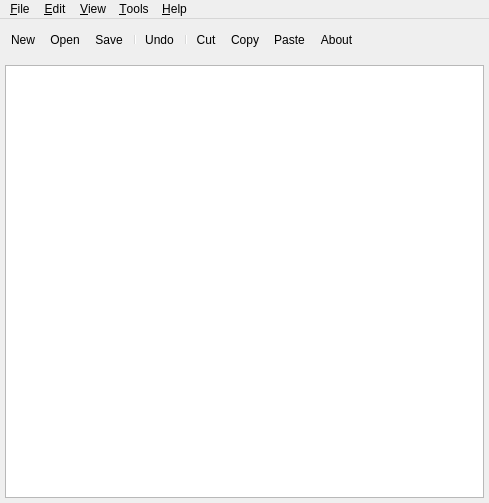
<?xml version="1.0" encoding="UTF-8"?>
<ui version="4.0">
 <author>Chris Ryan</author>
 <comment> * OpenRPT report writer and rendering engine
 * Copyright (C) 2001-2010 by OpenMFG, LLC
 *
 * This library is free software; you can redistribute it and/or
 * modify it under the terms of the GNU Lesser General Public
 * License as published by the Free Software Foundation; either
 * version 2.1 of the License, or (at your option) any later version.
 *
 * This library is distributed in the hope that it will be useful,
 * but WITHOUT ANY WARRANTY; without even the implied warranty of
 * MERCHANTABILITY or FITNESS FOR A PARTICULAR PURPOSE. See the GNU
 * Lesser General Public License for more details.
 *
 * You should have received a copy of the GNU Lesser General Public
 * License along with this library; if not, write to the Free Software
 * Foundation, Inc., 59 Temple Place, Suite 330, Boston, MA 02111-1307 USA
 * Please contact info@openmfg.com with any questions on this license.</comment>
 <class>MQLEdit</class>
 <widget class="QWidget" name="MQLEdit">
  <property name="geometry">
   <rect>
    <x>0</x>
    <y>0</y>
    <width>489</width>
    <height>503</height>
   </rect>
  </property>
  <property name="windowTitle">
   <string>MetaSQL Editor</string>
  </property>
  <layout class="QVBoxLayout" name="verticalLayout">
   <item>
    <widget class="QMenuBar" name="MenuBar">
     <widget class="QMenu" name="ToolsMenu">
      <property name="title">
       <string>&amp;Tools</string>
      </property>
      <addaction name="toolsParse_QueryAction"/>
      <addaction name="toolsExecute_QueryAction"/>
      <addaction name="separator"/>
      <addaction name="toolsTest_ModeAction"/>
      <addaction name="separator"/>
      <addaction name="searchForParametersAction"/>
     </widget>
     <widget class="QMenu" name="helpMenu">
      <property name="title">
       <string>&amp;Help</string>
      </property>
      <addaction name="helpContentsAction"/>
      <addaction name="helpIndexAction"/>
      <addaction name="separator"/>
      <addaction name="helpAboutAction"/>
     </widget>
     <widget class="QMenu" name="ViewMenu">
      <property name="title">
       <string>&amp;View</string>
      </property>
      <addaction name="viewParameter_ListAction"/>
      <addaction name="viewLog_OutputAction"/>
      <addaction name="viewResultsAction"/>
      <addaction name="viewExecuted_SQLAction"/>
     </widget>
     <widget class="QMenu" name="editMenu">
      <property name="title">
       <string>&amp;Edit</string>
      </property>
      <addaction name="editUndoAction"/>
      <addaction name="editRedoAction"/>
      <addaction name="separator"/>
      <addaction name="editCutAction"/>
      <addaction name="editCopyAction"/>
      <addaction name="editPasteAction"/>
      <addaction name="separator"/>
      <addaction name="editFindAction"/>
     </widget>
     <widget class="QMenu" name="fileMenu">
      <property name="title">
       <string>&amp;File</string>
      </property>
      <addaction name="fileNewAction"/>
      <addaction name="fileOpenAction"/>
      <addaction name="fileSaveAction"/>
      <addaction name="fileSaveAsAction"/>
      <addaction name="separator"/>
      <addaction name="fileDatabaseConnectAction"/>
      <addaction name="fileDatabaseDisconnectAction"/>
      <addaction name="fileDatabaseOpenAction"/>
      <addaction name="fileDatabaseSaveAsAction"/>
      <addaction name="separator"/>
      <addaction name="filePrintAction"/>
      <addaction name="separator"/>
      <addaction name="fileExitAction"/>
     </widget>
     <addaction name="fileMenu"/>
     <addaction name="editMenu"/>
     <addaction name="ViewMenu"/>
     <addaction name="ToolsMenu"/>
     <addaction name="helpMenu"/>
    </widget>
   </item>
   <item>
    <widget class="QToolBar" name="toolBar">
     <property name="orientation">
      <enum>Qt::Horizontal</enum>
     </property>
     <addaction name="fileNewAction"/>
     <addaction name="fileOpenAction"/>
     <addaction name="fileSaveAction"/>
     <addaction name="separator"/>
     <addaction name="editUndoAction"/>
     <addaction name="separator"/>
     <addaction name="editCutAction"/>
     <addaction name="editCopyAction"/>
     <addaction name="editPasteAction"/>
     <addaction name="helpAboutAction"/>
    </widget>
   </item>
   <item>
    <layout class="QVBoxLayout">
     <property name="margin">
      <number>5</number>
     </property>
     <item>
      <widget class="QTextEdit" name="_text">
       <property name="font">
        <font>
         <family>Courier</family>
         <pointsize>11</pointsize>
         <weight>50</weight>
         <italic>false</italic>
         <bold>false</bold>
         <underline>false</underline>
         <strikeout>false</strikeout>
        </font>
       </property>
      </widget>
     </item>
    </layout>
   </item>
  </layout>
  <action name="fileNewAction">
   <property name="icon">
    <iconset resource="../OpenRPT/images/OpenRPTMetaSQL.qrc">
     <normaloff>:/icons/filenew.xpm</normaloff>:/icons/filenew.xpm</iconset>
   </property>
   <property name="text">
    <string>&amp;New</string>
   </property>
   <property name="iconText">
    <string>New</string>
   </property>
   <property name="shortcut">
    <string>Ctrl+N</string>
   </property>
  </action>
  <action name="fileOpenAction">
   <property name="icon">
    <iconset resource="../OpenRPT/images/OpenRPTMetaSQL.qrc">
     <normaloff>:/icons/fileopen.xpm</normaloff>:/icons/fileopen.xpm</iconset>
   </property>
   <property name="text">
    <string>&amp;Open...</string>
   </property>
   <property name="iconText">
    <string>Open</string>
   </property>
   <property name="shortcut">
    <string>Ctrl+O</string>
   </property>
  </action>
  <action name="fileSaveAction">
   <property name="icon">
    <iconset resource="../OpenRPT/images/OpenRPTMetaSQL.qrc">
     <normaloff>:/icons/filesave.xpm</normaloff>:/icons/filesave.xpm</iconset>
   </property>
   <property name="text">
    <string>&amp;Save</string>
   </property>
   <property name="iconText">
    <string>Save</string>
   </property>
   <property name="shortcut">
    <string>Ctrl+S</string>
   </property>
  </action>
  <action name="fileSaveAsAction">
   <property name="text">
    <string>Save &amp;As... (File)</string>
   </property>
   <property name="iconText">
    <string>Save As</string>
   </property>
   <property name="shortcut">
    <string/>
   </property>
  </action>
  <action name="filePrintAction">
   <property name="icon">
    <iconset resource="../OpenRPT/images/OpenRPTMetaSQL.qrc">
     <normaloff>:/icons/fileprint.xpm</normaloff>:/icons/fileprint.xpm</iconset>
   </property>
   <property name="text">
    <string>&amp;Print...</string>
   </property>
   <property name="iconText">
    <string>Print</string>
   </property>
   <property name="shortcut">
    <string>Ctrl+P</string>
   </property>
  </action>
  <action name="fileExitAction">
   <property name="text">
    <string>E&amp;xit</string>
   </property>
   <property name="iconText">
    <string>Exit</string>
   </property>
   <property name="shortcut">
    <string/>
   </property>
  </action>
  <action name="editUndoAction">
   <property name="icon">
    <iconset resource="../OpenRPT/images/OpenRPTMetaSQL.qrc">
     <normaloff>:/icons/editundo.xpm</normaloff>:/icons/editundo.xpm</iconset>
   </property>
   <property name="text">
    <string>&amp;Undo</string>
   </property>
   <property name="iconText">
    <string>Undo</string>
   </property>
   <property name="shortcut">
    <string>Ctrl+Z</string>
   </property>
  </action>
  <action name="editRedoAction">
   <property name="text">
    <string>&amp;Redo</string>
   </property>
   <property name="iconText">
    <string>Redo</string>
   </property>
   <property name="shortcut">
    <string>Ctrl+Y</string>
   </property>
  </action>
  <action name="editCutAction">
   <property name="icon">
    <iconset resource="../OpenRPT/images/OpenRPTMetaSQL.qrc">
     <normaloff>:/icons/editcut.xpm</normaloff>:/icons/editcut.xpm</iconset>
   </property>
   <property name="text">
    <string>&amp;Cut</string>
   </property>
   <property name="iconText">
    <string>Cut</string>
   </property>
   <property name="shortcut">
    <string>Ctrl+X</string>
   </property>
  </action>
  <action name="editCopyAction">
   <property name="icon">
    <iconset resource="../OpenRPT/images/OpenRPTMetaSQL.qrc">
     <normaloff>:/icons/editcopy.xpm</normaloff>:/icons/editcopy.xpm</iconset>
   </property>
   <property name="text">
    <string>C&amp;opy</string>
   </property>
   <property name="iconText">
    <string>Copy</string>
   </property>
   <property name="shortcut">
    <string>Ctrl+C</string>
   </property>
  </action>
  <action name="editPasteAction">
   <property name="icon">
    <iconset resource="../OpenRPT/images/OpenRPTMetaSQL.qrc">
     <normaloff>:/icons/editpaste.xpm</normaloff>:/icons/editpaste.xpm</iconset>
   </property>
   <property name="text">
    <string>&amp;Paste</string>
   </property>
   <property name="iconText">
    <string>Paste</string>
   </property>
   <property name="shortcut">
    <string>Ctrl+V</string>
   </property>
  </action>
  <action name="editFindAction">
   <property name="icon">
    <iconset>
     <normaloff>image9</normaloff>image9</iconset>
   </property>
   <property name="text">
    <string>&amp;Find...</string>
   </property>
   <property name="iconText">
    <string>Find</string>
   </property>
   <property name="shortcut">
    <string>Ctrl+F</string>
   </property>
  </action>
  <action name="helpContentsAction">
   <property name="text">
    <string>&amp;Contents...</string>
   </property>
   <property name="iconText">
    <string>Contents</string>
   </property>
   <property name="shortcut">
    <string/>
   </property>
  </action>
  <action name="helpIndexAction">
   <property name="text">
    <string>&amp;Index...</string>
   </property>
   <property name="iconText">
    <string>Index</string>
   </property>
   <property name="shortcut">
    <string/>
   </property>
  </action>
  <action name="helpAboutAction">
   <property name="text">
    <string>&amp;About</string>
   </property>
   <property name="iconText">
    <string>About</string>
   </property>
   <property name="shortcut">
    <string/>
   </property>
  </action>
  <action name="fileDatabaseAction">
   <property name="text">
    <string>Database</string>
   </property>
   <property name="iconText">
    <string>Database</string>
   </property>
  </action>
  <action name="fileDatabaseConnectAction">
   <property name="text">
    <string>Connect to Database...</string>
   </property>
   <property name="iconText">
    <string>Connect...</string>
   </property>
  </action>
  <action name="fileDatabaseDisconnectAction">
   <property name="text">
    <string>Disconnect From Database</string>
   </property>
   <property name="iconText">
    <string>Disconnect</string>
   </property>
  </action>
  <action name="fileUnnamedAction">
   <property name="text">
    <string>Unnamed</string>
   </property>
   <property name="iconText">
    <string>Unnamed</string>
   </property>
  </action>
  <action name="viewParameter_ListAction">
   <property name="text">
    <string>Parameter List...</string>
   </property>
   <property name="iconText">
    <string>Parameter List...</string>
   </property>
  </action>
  <action name="viewLog_OutputAction">
   <property name="text">
    <string>Log Output...</string>
   </property>
   <property name="iconText">
    <string>Log Output...</string>
   </property>
  </action>
  <action name="viewResultsAction">
   <property name="text">
    <string>Results...</string>
   </property>
   <property name="iconText">
    <string>Results...</string>
   </property>
  </action>
  <action name="toolsParse_QueryAction">
   <property name="text">
    <string>Parse Query</string>
   </property>
   <property name="iconText">
    <string>Parse Query</string>
   </property>
  </action>
  <action name="toolsExecute_QueryAction">
   <property name="text">
    <string>Execute Query</string>
   </property>
   <property name="iconText">
    <string>Execute Query</string>
   </property>
  </action>
  <action name="viewExecuted_SQLAction">
   <property name="text">
    <string>Executed SQL...</string>
   </property>
   <property name="iconText">
    <string>Executed SQL...</string>
   </property>
  </action>
  <action name="fileDatabaseOpenAction">
   <property name="text">
    <string>Open... (Database)</string>
   </property>
  </action>
  <action name="fileDatabaseSaveAsAction">
   <property name="text">
    <string>Save As... (Database)</string>
   </property>
  </action>
  <action name="toolsTest_ModeAction">
   <property name="checkable">
    <bool>true</bool>
   </property>
   <property name="checked">
    <bool>true</bool>
   </property>
   <property name="text">
    <string>Test Mode</string>
   </property>
  </action>
  <action name="searchForParametersAction">
   <property name="text">
    <string>Search For Parameters</string>
   </property>
  </action>
 </widget>
 <layoutdefault spacing="6" margin="0"/>
 <resources>
  <include location="../OpenRPT/images/OpenRPTMetaSQL.qrc"/>
  <include location="../OpenRPT/images/OpenRPTMetaSQL.qrc"/>
 </resources>
 <connections>
  <connection>
   <sender>editUndoAction</sender>
   <signal>activated()</signal>
   <receiver>_text</receiver>
   <slot>undo()</slot>
   <hints>
    <hint type="sourcelabel">
     <x>-1</x>
     <y>-1</y>
    </hint>
    <hint type="destinationlabel">
     <x>20</x>
     <y>20</y>
    </hint>
   </hints>
  </connection>
  <connection>
   <sender>editRedoAction</sender>
   <signal>activated()</signal>
   <receiver>_text</receiver>
   <slot>redo()</slot>
   <hints>
    <hint type="sourcelabel">
     <x>-1</x>
     <y>-1</y>
    </hint>
    <hint type="destinationlabel">
     <x>20</x>
     <y>20</y>
    </hint>
   </hints>
  </connection>
  <connection>
   <sender>editCutAction</sender>
   <signal>activated()</signal>
   <receiver>_text</receiver>
   <slot>cut()</slot>
   <hints>
    <hint type="sourcelabel">
     <x>-1</x>
     <y>-1</y>
    </hint>
    <hint type="destinationlabel">
     <x>20</x>
     <y>20</y>
    </hint>
   </hints>
  </connection>
  <connection>
   <sender>editCopyAction</sender>
   <signal>activated()</signal>
   <receiver>_text</receiver>
   <slot>copy()</slot>
   <hints>
    <hint type="sourcelabel">
     <x>-1</x>
     <y>-1</y>
    </hint>
    <hint type="destinationlabel">
     <x>20</x>
     <y>20</y>
    </hint>
   </hints>
  </connection>
  <connection>
   <sender>editPasteAction</sender>
   <signal>activated()</signal>
   <receiver>_text</receiver>
   <slot>paste()</slot>
   <hints>
    <hint type="sourcelabel">
     <x>-1</x>
     <y>-1</y>
    </hint>
    <hint type="destinationlabel">
     <x>20</x>
     <y>20</y>
    </hint>
   </hints>
  </connection>
 </connections>
</ui>
